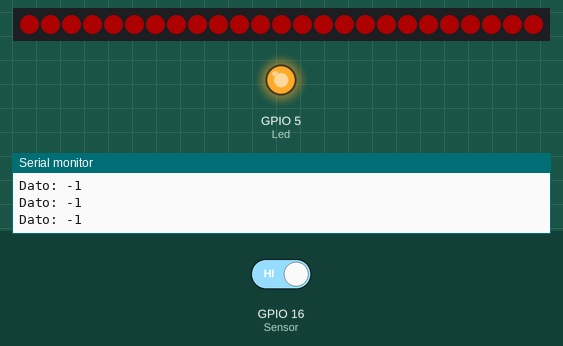
Recording of a sketch running on a simulated ESP32. Shown: 25 RGB LEDs in strip order, left to right, output pins drawn as LEDs (lit = HIGH), the last lines printed to the serial monitor. Inputs (shaded band) come from the test bench; at power-on: GPIO 16 (Sensor) HIGH. Dim RGB values are drawn brighter than linear; WiFi joins after 1.5 s; servers stay silent unless stated; no MQTT or app messages arrive unless stated.

Above: at 2.9 s.
3.0 s: GPIO 16 (Sensor) driven LOW
At 4.8 s:
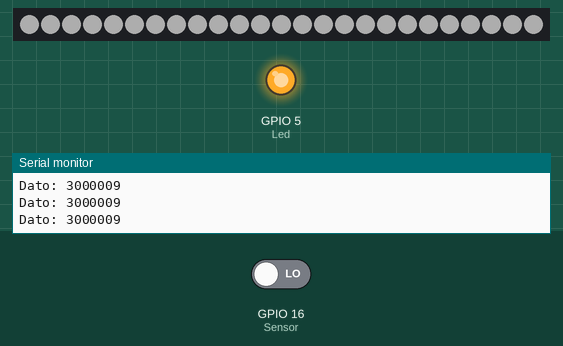
Timing chart, 0 to 6.3 s (numbered marks = the images above; inputs shaded):
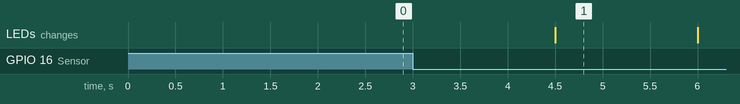

Measured:
- after the input at 3.0 s, the LEDs: change after 1.5 s (image 1)

The sketch:

Expo.ino
```cpp
#ifdef ARDUINO_ARCH_ESP32
#include <WiFi.h>
#include <WiFiMulti.h>
WiFiMulti wifiMulti;
#else
#include <ESP8266WiFi.h>
#include <ESP8266WiFiMulti.h>
ESP8266WiFiMulti wifiMulti;
#endif

#include <MQTT.h>

const char ssid1[] = "Expo";
const char pass1[] = "123456789";
const char ssid2[] = "ALSW2";
const char pass2[] = "7210-3607";
const char ssid3[] = "ALSW";
const char pass3[] = "25264897";

WiFiClient net;
MQTTClient client;

unsigned long lastMillis = 0;
int Led = 5;
int Sensor = 16;

long TiempoVuelta = 0;
long MenorTiempo = -1;
long TiempoInicial = 0;
long TiempoFinal = 0;
boolean CalculadoTiempo = false;

void IRAM_ATTR FuncionTiempo() {
  TiempoFinal = micros();
  CalculadoTiempo = true;
}

void Conectar() {
  Serial.print("Conectando a Wifi...");
  while (wifiMulti.run() != WL_CONNECTED) {
    Serial.print(".");
    delay(1000);
  }
  Serial.print("\nConectado a MQTT...");

  while (!client.connect("GloboRGB", "HolaTodos", "MundoPasivo")) {
    Serial.print(".");
    delay(1000);
  }

  Serial.println("\nConectado MQTT!");

  client.subscribe("Control/rutinas");
}

void RecibirMQTT(String &topic, String &payload) {
  //  if (payload == "Arcoiris") {
  //    Serial.println("Arcoiris");
  //    rainbow(10);
  //  }
  //  if (payload == "Rojo") {
  //    Serial.println("Rojo");
  //    colorWipe(strip.Color(255,   0,   0), 50); // Red
  //  }
  //  if (payload == "Blanco") {
  //    Serial.println("Blanco");
  //    colorWipe(strip.Color(255,   255,   255), 50); // white
  //
  //  }
  //  if (payload == "Azul") {
  //    Serial.println("Azul");
  //    colorWipe(strip.Color(  0,   0, 255), 50); // Blue
  //
  //  }
  //  if (payload == "Verde") {
  //    Serial.println("Verde");
  //    colorWipe(strip.Color(  0, 255,   0), 50); // Green
  //  }
}

void setup() {
  Serial.begin(115200);
  pinMode(Led, OUTPUT);
  digitalWrite(Led, 1);
  pinMode(Sensor, INPUT);

  attachInterrupt(Sensor, FuncionTiempo, FALLING);
  //Activando codig a cargarse en procesador 0
  //Procesador 1 Exclusico para Wifi
  //Procesador 0 Actualizar pantalla y Botones
  xTaskCreatePinnedToCore(
    MultiCore,   /* Nombre de la funcion */
    "MultiCore", /* Nombre del proceso  */
    10000,      /* Tamano de palabra */
    NULL,       /* parametros de entrada */
    0,          /* Prioridas del proceso */
    NULL,       /* Manejo del proceso  */
    0);  /* Procesador a poner la operacion */
  delay(100);

  Serial.println("Iniciando Wifi");
  WiFi.mode(WIFI_STA);//Cambiar modo del Wi-Fi
  delay(100);
  wifiMulti.addAP(ssid1, pass1);
  wifiMulti.addAP(ssid2, pass2);
  wifiMulti.addAP(ssid3, pass3);

  client.begin("broker.shiftr.io", net);
  client.onMessage(RecibirMQTT);

  Conectar();
}

void loop() {
  client.loop();
  delay(10);

  if (!client.connected()) {
    Conectar();
  }

  if (millis() > lastMillis + 500) {
    if (( MenorTiempo < 0 || MenorTiempo > TiempoVuelta ) && TiempoVuelta != 0) {
      MenorTiempo = TiempoVuelta;
    }
    String Mensaje = String(MenorTiempo);
    Serial.print("Dato: ");
    Serial.println(Mensaje);
    lastMillis = millis();
    client.publish("/TiempoVuelta", Mensaje);
  }
}

//
//void colorWipe(uint32_t color, int wait) {
//  for (int i = 0; i < strip.numPixels(); i++) { // For each pixel in strip...
//    strip.setPixelColor(i, color);         //  Set pixel's color (in RAM)
//    strip.show();                          //  Update strip to match
//    delay(wait);                           //  Pause for a moment
//  }
//}
//
//void rainbow(int wait) {
//  for (long firstPixelHue = 0; firstPixelHue < 5 * 65536; firstPixelHue += 256) {
//    for (int i = 0; i < strip.numPixels(); i++) { // For each pixel in strip...
//      int pixelHue = firstPixelHue + (i * 65536L / strip.numPixels());
//      strip.setPixelColor(i, strip.gamma32(strip.ColorHSV(pixelHue)));
//    }
//    strip.show(); // Update strip with new contents
//    delay(wait);  // Pause for a moment
//  }
//}
```

MultiCore.ino
```cpp
boolean InicioVuelta = false;
int CantidadSector = 2;
int TiempoSector = 0;
int Sector = 0;
int SectorD[2] = {1, 2};
float TiempoP = 0;

void MultiCore( void * pvParameters ) {
  IniciarNeoPixel();
  while (1) {
    ActualizarTiempo();

    if (InicioVuelta) {
      InicioVuelta = false;
      Sector = 0;
    }

    if ( micros() > TiempoP + TiempoSector) {
      CambiarColorAreglo(SectorD[Sector]);
      if (Sector < CantidadSector) {
        Sector++;
      }
      TiempoP = micros();
    }
  }
}


void ActualizarTiempo() {
  if (CalculadoTiempo) {
    CalculadoTiempo = false;
    InicioVuelta = true;
    TiempoVuelta = TiempoFinal - TiempoInicial;
    TiempoInicial = TiempoFinal;
    TiempoSector = TiempoVuelta / CantidadSector;
  }
}
```

NeoPixel.ino
```cpp
#define LED_PIN  13
#define LED_COUNT 25

#include <Adafruit_NeoPixel.h>
Adafruit_NeoPixel strip(LED_COUNT, LED_PIN, NEO_GRB + NEO_KHZ800);

void IniciarNeoPixel() {
  strip.begin();
  strip.show();
  strip.setBrightness(50);
}

void ActualizarNeoPixel() {
  strip.show();
}

void CambiarColor(int R, int G, int B) {
  for (int i = 0; i < strip.numPixels(); i++) {
    strip.setPixelColor(i, strip.Color(R, G, B));
  }
  strip.show();
}

void CambiarColorL(int CL[], int CantidadLed) {
  for (int i = 0; i < CantidadLed; i++) {
    CambiarColorN(i, CL[i]);
  }
}

void CambiarColorN(int P, int C) {
  switch (C) {
    case 0://Negro
      strip.setPixelColor(P, strip.Color(0, 0, 0));
      break;
    case 1://Blanco
      strip.setPixelColor(P, strip.Color(255, 255, 255));
      break;
    case 2://Rojo
      strip.setPixelColor(P, strip.Color(255, 0, 0));
      break;
    case 3://Azul
      strip.setPixelColor(P, strip.Color(0, 255, 0));
      break;
    case 4://Azul
      strip.setPixelColor(P, strip.Color(0, 0, 255));
      break;
  }
}

void CambiarColorAreglo(int V) {
  switch (V) {
    case 0://Negro
      for (int i = 0; i < strip.numPixels(); i++) {
        strip.setPixelColor(i, strip.Color(0, 0, 0));
      }
      break;
    case 1://Blanco
      for (int i = 0; i < strip.numPixels(); i++) {
        strip.setPixelColor(i, strip.Color(255, 255, 255));
      }
      break;
    case 2://Rojo
      for (int i = 0; i < strip.numPixels(); i++) {
        strip.setPixelColor(i, strip.Color(255, 0, 0));
      }
      break;
    case 3://Azul
      for (int i = 0; i < strip.numPixels(); i++) {
        strip.setPixelColor(i, strip.Color(0, 255, 0));
      }
      break;
    case 4://Azul
      for (int i = 0; i < strip.numPixels(); i++) {
        strip.setPixelColor(i, strip.Color(0, 0, 255));
      }
      break;
  }
  strip.show();
}
```
